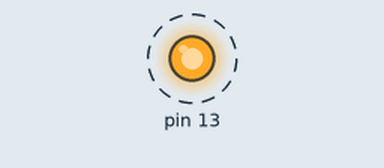
Bench run of a sketch on a simulated Arduino Uno, built with avr-gcc and run on an emulated ATmega328P. On the bench: output pins drawn as LEDs (lit = HIGH). Dashed ring = blinking.

Above: at 0.1 s.
Timing chart, 0 to 3.0 s (numbered marks = the images above):
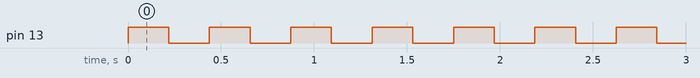

The sketch:

lab13a.ino
```cpp
// Lab 13a: Parpadeo mediante manipulación directa de registros (AVR-C)
// Sin usar pinMode(), digitalWrite() ni delay()

void setup() {
  // Configuramos PB5 (pin 13) como salida poniendo el bit 5 de DDRB en 1
  DDRB |= (1 << PB5);
}

void loop() {
  // Encender LED (pone en 1 el bit 5 de PORTB sin alterar los demás)
  PORTB |= (1 << PB5);
  for (volatile long i = 0; i < 100000; i++); // Retardo por software

  // Apagar LED (pone en 0 el bit 5 de PORTB sin alterar los demás)
  PORTB &= ~(1 << PB5);
  for (volatile long i = 0; i < 100000; i++); // Retardo por software
}
```

Measured:
- by itself, pin 13: alternates HIGH for 0.22 s and LOW for 0.22 s
